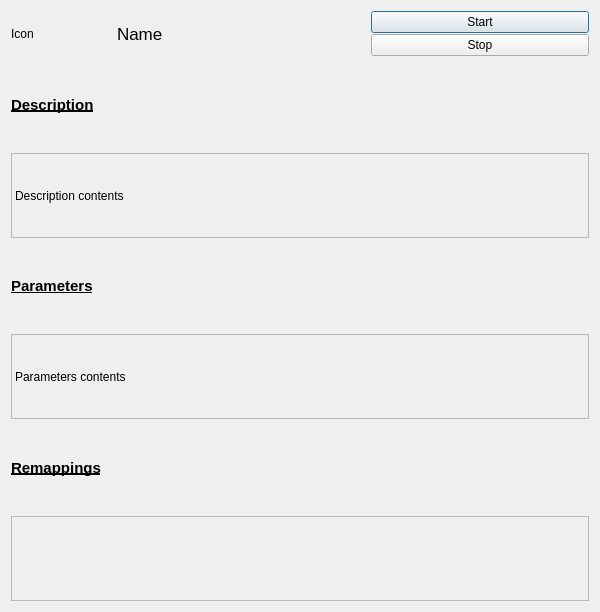
<?xml version="1.0" encoding="UTF-8"?>
<ui version="4.0">
 <class>Dialog</class>
 <widget class="QDialog" name="Dialog">
  <property name="windowModality">
   <enum>Qt::NonModal</enum>
  </property>
  <property name="geometry">
   <rect>
    <x>0</x>
    <y>0</y>
    <width>600</width>
    <height>612</height>
   </rect>
  </property>
  <property name="sizePolicy">
   <sizepolicy hsizetype="Preferred" vsizetype="Minimum">
    <horstretch>0</horstretch>
    <verstretch>0</verstretch>
   </sizepolicy>
  </property>
  <property name="minimumSize">
   <size>
    <width>500</width>
    <height>0</height>
   </size>
  </property>
  <property name="sizeIncrement">
   <size>
    <width>0</width>
    <height>-1</height>
   </size>
  </property>
  <property name="windowTitle">
   <string>Dialog</string>
  </property>
  <layout class="QVBoxLayout" name="verticalLayout_3">
   <item>
    <layout class="QHBoxLayout" name="horizontalLayout">
     <property name="sizeConstraint">
      <enum>QLayout::SetDefaultConstraint</enum>
     </property>
     <item>
      <widget class="QLabel" name="icon">
       <property name="sizePolicy">
        <sizepolicy hsizetype="Minimum" vsizetype="Minimum">
         <horstretch>0</horstretch>
         <verstretch>0</verstretch>
        </sizepolicy>
       </property>
       <property name="maximumSize">
        <size>
         <width>100</width>
         <height>150</height>
        </size>
       </property>
       <property name="text">
        <string>Icon</string>
       </property>
      </widget>
     </item>
     <item>
      <widget class="QLabel" name="name">
       <property name="font">
        <font>
         <pointsize>13</pointsize>
         <weight>50</weight>
         <bold>false</bold>
        </font>
       </property>
       <property name="text">
        <string>Name</string>
       </property>
      </widget>
     </item>
     <item>
      <layout class="QVBoxLayout" name="verticalLayout_2">
       <property name="spacing">
        <number>1</number>
       </property>
       <property name="leftMargin">
        <number>15</number>
       </property>
       <item>
        <widget class="QPushButton" name="start_button">
         <property name="sizePolicy">
          <sizepolicy hsizetype="Preferred" vsizetype="Fixed">
           <horstretch>0</horstretch>
           <verstretch>0</verstretch>
          </sizepolicy>
         </property>
         <property name="text">
          <string>Start</string>
         </property>
        </widget>
       </item>
       <item>
        <widget class="QPushButton" name="stop_button">
         <property name="sizePolicy">
          <sizepolicy hsizetype="Preferred" vsizetype="Fixed">
           <horstretch>0</horstretch>
           <verstretch>0</verstretch>
          </sizepolicy>
         </property>
         <property name="text">
          <string>Stop</string>
         </property>
        </widget>
       </item>
      </layout>
     </item>
    </layout>
   </item>
   <item>
    <widget class="QLabel" name="description_title">
     <property name="sizePolicy">
      <sizepolicy hsizetype="MinimumExpanding" vsizetype="Minimum">
       <horstretch>0</horstretch>
       <verstretch>0</verstretch>
      </sizepolicy>
     </property>
     <property name="font">
      <font>
       <pointsize>11</pointsize>
       <weight>75</weight>
       <bold>true</bold>
       <underline>true</underline>
      </font>
     </property>
     <property name="frameShape">
      <enum>QFrame::NoFrame</enum>
     </property>
     <property name="frameShadow">
      <enum>QFrame::Plain</enum>
     </property>
     <property name="text">
      <string>Description</string>
     </property>
    </widget>
   </item>
   <item>
    <widget class="QLabel" name="description">
     <property name="sizePolicy">
      <sizepolicy hsizetype="MinimumExpanding" vsizetype="Minimum">
       <horstretch>0</horstretch>
       <verstretch>0</verstretch>
      </sizepolicy>
     </property>
     <property name="font">
      <font>
       <pointsize>9</pointsize>
      </font>
     </property>
     <property name="frameShape">
      <enum>QFrame::StyledPanel</enum>
     </property>
     <property name="frameShadow">
      <enum>QFrame::Sunken</enum>
     </property>
     <property name="text">
      <string>Description contents</string>
     </property>
    </widget>
   </item>
   <item>
    <widget class="QLabel" name="parameters_title">
     <property name="sizePolicy">
      <sizepolicy hsizetype="MinimumExpanding" vsizetype="Minimum">
       <horstretch>0</horstretch>
       <verstretch>0</verstretch>
      </sizepolicy>
     </property>
     <property name="font">
      <font>
       <pointsize>11</pointsize>
       <weight>75</weight>
       <bold>true</bold>
       <underline>true</underline>
      </font>
     </property>
     <property name="frameShape">
      <enum>QFrame::NoFrame</enum>
     </property>
     <property name="frameShadow">
      <enum>QFrame::Plain</enum>
     </property>
     <property name="text">
      <string>Parameters</string>
     </property>
    </widget>
   </item>
   <item>
    <widget class="QLabel" name="parameters">
     <property name="sizePolicy">
      <sizepolicy hsizetype="MinimumExpanding" vsizetype="Minimum">
       <horstretch>0</horstretch>
       <verstretch>0</verstretch>
      </sizepolicy>
     </property>
     <property name="font">
      <font>
       <pointsize>9</pointsize>
      </font>
     </property>
     <property name="frameShape">
      <enum>QFrame::StyledPanel</enum>
     </property>
     <property name="frameShadow">
      <enum>QFrame::Sunken</enum>
     </property>
     <property name="text">
      <string>Parameters contents</string>
     </property>
    </widget>
   </item>
   <item>
    <widget class="QLabel" name="remappings_title">
     <property name="sizePolicy">
      <sizepolicy hsizetype="MinimumExpanding" vsizetype="Minimum">
       <horstretch>0</horstretch>
       <verstretch>0</verstretch>
      </sizepolicy>
     </property>
     <property name="font">
      <font>
       <pointsize>11</pointsize>
       <weight>75</weight>
       <bold>true</bold>
       <underline>true</underline>
      </font>
     </property>
     <property name="frameShape">
      <enum>QFrame::NoFrame</enum>
     </property>
     <property name="frameShadow">
      <enum>QFrame::Plain</enum>
     </property>
     <property name="text">
      <string>Remappings</string>
     </property>
    </widget>
   </item>
   <item>
    <widget class="QFrame" name="frame_remappings">
     <property name="frameShape">
      <enum>QFrame::StyledPanel</enum>
     </property>
     <property name="frameShadow">
      <enum>QFrame::Sunken</enum>
     </property>
     <layout class="QVBoxLayout" name="verticalLayout">
      <item>
       <layout class="QGridLayout" name="remappings"/>
      </item>
     </layout>
    </widget>
   </item>
  </layout>
 </widget>
 <resources/>
 <connections/>
</ui>
